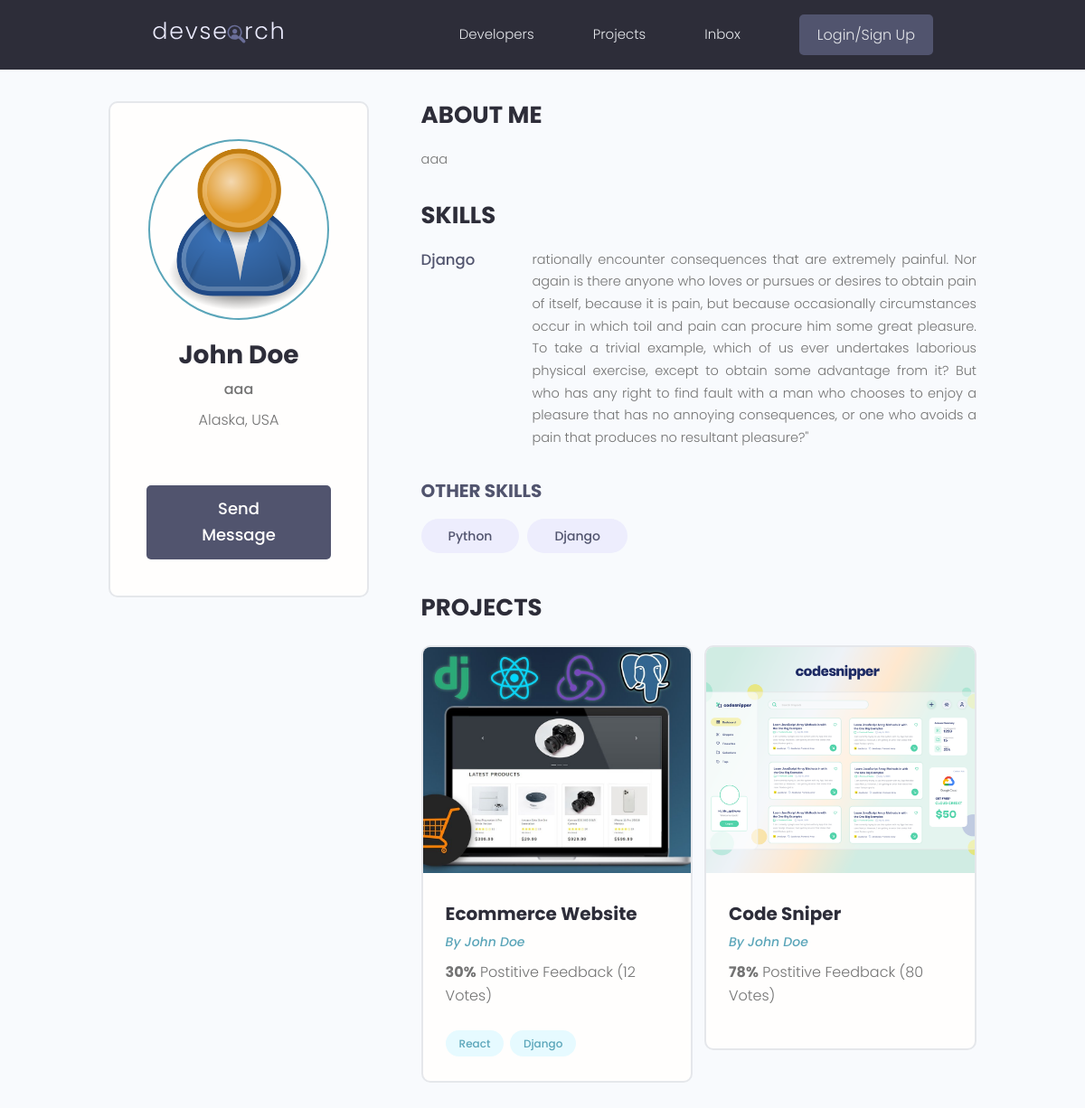
/profile/65cbd3be-ca27-4f76-81b5-de631cb344f1/, run on the app's committed database.
### users/models.py (models this page shows, shortened)
class Profile(models.Model):
    user = models.OneToOneField(
        User, on_delete=models.CASCADE, null=True, blank=True)
    name = models.CharField(max_length=200, blank=True, null=True)
    email = models.EmailField(max_length=500, blank=True, null=True)
    username = models.CharField(max_length=200, blank=True, null=True)
    location = models.CharField(max_length=200, blank=True, null=True)
    short_intro = models.CharField(max_length=200, blank=True, null=True)
    bio = models.TextField(blank=True, null=True)
    profile_image = models.ImageField(
        null=True, blank=True, upload_to='profiles/', default="profiles/user-default.png")
    social_github = models.CharField(max_length=200, blank=True, null=True)
    social_twitter = models.CharField(max_length=200, blank=True, null=True)
    social_linkedin = models.CharField(max_length=200, blank=True, null=True)
    social_youtube = models.CharField(max_length=200, blank=True, null=True)
    social_website = models.CharField(max_length=200, blank=True, null=True)
    created = models.DateTimeField(auto_now_add=True)
    id = models.UUIDField(default=uuid.uuid4, unique=True,
                          primary_key=True, editable=False)

class Skill(models.Model):
    owner = models.ForeignKey(
        Profile, on_delete=models.CASCADE, null=True, blank=True)
    name = models.CharField(max_length=200, blank=True, null=True)
    description = models.TextField(null=True, blank=True)
    created = models.DateTimeField(auto_now_add=True)
    id = models.UUIDField(default=uuid.uuid4, unique=True,
                          primary_key=True, editable=False)
    def __str__(self):
        return str(self.name)

### projects/models.py (models this page shows, shortened)
class Project(models.Model):
    owner = models.ForeignKey(
        Profile, null=True, blank=True, on_delete=models.SET_NULL)
    title = models.CharField(max_length=200)
    description = models.TextField(null=True, blank=True)
    featured_image = models.ImageField(
        null=True, blank=True, default='default.jpg')
    demo_link = models.CharField(max_length=2000, null=True, blank=True)
    source_link = models.CharField(max_length=2000, null=True, blank=True)
    tags = models.ManyToManyField('Tag', blank=True)
    vote_total = models.IntegerField(default=0, null=True, blank=True)
    vote_ratio = models.IntegerField(default=0, null=True, blank=True)
    created = models.DateTimeField(auto_now_add=True)
    id = models.UUIDField(default=uuid.uuid4, unique=True,
                          primary_key=True, editable=False)

class Tag(models.Model):
    name = models.CharField(max_length=200)
    created = models.DateTimeField(auto_now_add=True)
    id = models.UUIDField(default=uuid.uuid4, unique=True,
                          primary_key=True, editable=False)
    def __str__(self):
        return self.name

### users/views.py (the view)
# urls.py: path('profile/<str:pk>/', views.userProfile, name="user-profile"),
def userProfile(request, pk):
    profile = Profile.objects.get(id=pk)
    topSkills = profile.skill_set.exclude(description__exact="")
    otherSkills = profile.skill_set.filter(description="")
    context = {'profile': profile, 'topSkills': topSkills,
               'otherSkills': otherSkills}
    return render(request, 'users/user-profile.html', context)

### users/templates/users/user-profile.html (shortened to what this page needs)
{% extends 'main.html' %}
{% block content %}
<main class="profile my-md">
    <div class="container">
        <div class="layout">
            <div class="column column--1of3">
                <div class="card text-center">
                    <div class="card__body dev">
                        <img class="avatar avatar--xl" src="{{ profile.profile_image.url }}" />
                        <h2 class="dev__name">{{profile.name}}</h2>
                        <p class="dev__title">{{profile.short_intro}}</p>
                        <p class="dev__location">{{profile.location}}</p>
                        <a href="#" class="btn btn--sub btn--lg">Send Message </a>
                    </div>
                </div>
            </div>
            <div class="column column--2of3">
                <div class="devInfo">
                    <h3 class="devInfo__title">About Me</h3>
                    <p class="devInfo__about">{{profile.bio}}</p>
                </div>
                <div class="devInfo">
                    <h3 class="devInfo__title">Skills</h3>
                    <div class="devInfo__skills">
                        {% for skill in topSkills %}
                        <div class="devSkill">
                            <h4 class="devSkill__title">{{skill.name}}</h4>
                            <p class="devSkill__info">{{skill.description}}</p>
                        </div>
                        {% endfor %}
                        <h3 class="devInfo__subtitle">Other Skills</h3>
                        <div class="devInfo__otherSkills">
                            {% for skill in otherSkills %}
                            <span class="tag tag--pill tag--sub tag--lg">
                                <small>{{skill}}</small>
                            </span>
                            {% endfor %}
                        </div>
                    </div>
                </div>
                <div class="devInfo">
                    <h3 class="devInfo__title">Projects</h3>
                    <div class="grid grid--two">
                        {% for project in profile.project_set.all %}
                        <div class="column">
                            <div class="card project">
                                <a href="{% url 'project' project.id %}" class="project">
                                    <img class="project__thumbnail" src="{{project.featured_image.url}}"
                                        alt="project thumbnail" />
                                    <div class="card__body">
                                        <h3 class="project__title">{{project.title}}</h3>
                                        <p><a class="project__author"
                                                href="{% url 'user-profile' project.owner.id %}">By
                                                {{project.owner.name}}</a>
                                        </p>
                                        <p class="project--rating">
                                            <span style="font-weight: bold;">{{project.vote_ratio}}%</span> Postitive
                                            Feedback ({{project.vote_total}} Vote{{project.vote_total|pluralize:"s"}})
                                        </p>
                                        <div class="project__tags">
                                            {% for tag in project.tags.all %}
                                            <span class="tag tag--pill tag--main">
                                                <small>{{tag}}</small>
                                            </span>
                                            {% endfor %}
                                        </div>
                                    </div>
                                </a>
                            </div>
                        </div>
                        {% endfor %}
                    </div>
                </div>
            </div>
        </div>
    </div>
</main>
{% endblock content %}

### static/styles/app.css (style rules this page uses)
:root { --color-sub: #2d2d39; }
.btn--sub { background-color: var(--color-sub-light); }
.card { border: 2px solid var(--color-light); }
img { width: 100%; }
.profile .card > .dev { padding: 4rem; }
.dev__name { color: var(--color-sub); font-size: 2.8rem; font-weight: 700; margin-top: 1rem; margin-bottom: 0.5rem; }
.dev__title { font-size: 1.6rem; font-weight: 500; line-height: 1.3; }
.dev__location { margin-top: 1rem; }
.devInfo { margin-bottom: 3rem; }
.devInfo__title, .devInfo__subtitle { font-size: 2.6rem; color: var(--color-sub); text-transform: uppercase; font-weight: 700; margin-bottom: 1.5rem; }
.devInfo__subtitle { font-size: 2rem; color: var(--color-sub-light); }
.devInfo__about, .devSkill__info { font-size: 1.45rem; line-height: 1.7; text-align: justify; }
.devSkill { margin-bottom: 3rem; }
.devSkill__title { font-size: 1.65rem; font-weight: 500; color: var(--color-sub-light); }
@media screen and (min-width: 700px) { .devSkill { display: flex; justify-content: space-between; gap: 3rem; } }
@media screen and (min-width: 700px) { .devSkill__info { flex-basis: 80%; } }
.project__author { font-size: 1.4rem; font-style: italic; }
.project--rating { margin-bottom: 1.6em; margin-top: .5em; }
.project__thumbnail { height: 25rem; object-fit: cover; object-position: top center; }
.project__title { font-size: 2rem; font-weight: 700; color: var(--color-sub); }

### static/uikit/styles/modules/_variables.css (style rules this page uses)
:root { --color-main: #5aa5b9; --color-main-light: #e6faff; --color-sub: #3f4156; --color-sub-light: #51546e; --color-sub-lighter: #ededfd; --color-text: #737373; --color-gray: #8b8b8b; --color-light: #e5e7eb; --color-light-gray: #767676; --color-bg: #f8fafd; --color-white: #fffefd; --color-white-light: #f3f3f3; --color-success: #359e64; --color-success-bg: #def8e8; --color-error: #fc4b0b; --color-error-bg: #fff2ee; --font-base: 'Poppins', arial, helvetica, 'Segoe UI', roboto, ubuntu, sans-serif; --font-monospace: 'Fira Code', 'Courier New', courier, monospace; --font-regular: 300; --font-medium: 500; --font-bold: 700; --generic-shadow: 1px 1px 5px #00000010; --generic-transition: all 0.3s ease-in-out; }

### static/uikit/styles/modules/_base.css (style rules this page uses)
* { margin: 0; padding: 0; box-sizing: border-box; text-rendering: optimizeLegibility; color: inherit; font-size: inherit; }
html { font-size: 50%; }
@media only screen and (min-width: 480px) { html { font-size: 56.25%; } }
@media only screen and (min-width: 1200px) { html { font-size: 62.5%; } }
body { line-height: 1.6; font-weight: 400; font-size: 1.5rem; color: var(--color-text); background-color: var(--color-bg); min-height: 100vh; }

### static/uikit/styles/modules/_typography.css (style rules this page uses)
* { font-family: var(--font-base); }
h2 { font-size: 3.6rem; font-weight: var(--font-bold); }
h3 { font-size: 3.2rem; font-weight: var(--font-medium); }
h4 { font-size: 2.8rem; font-weight: var(--font-medium); }
p, span, strong { font-size: 1.6rem; color: var(--color-text); font-weight: var(--font-regular); }
a { padding-bottom: 2px; text-decoration: none; display: inline-block; color: var(--color-main); font-weight: var(--font-medium); }

### static/uikit/styles/modules/_utilities.css (style rules this page uses)
.container { width: 92%; max-width: 165rem; margin: 0 auto; box-sizing: border-box; }
@media screen and (min-width: 1000px) { .container { width: 90%; } }
@media screen and (min-width: 1200px) { .container { width: 80%; } }
.text-center { text-align: center; }
.my-md { margin: 3rem auto; }

### static/uikit/styles/modules/_avatar.css (style rules this page uses)
.avatar { border-radius: 50%; border: 2px solid var(--color-main); object-fit: cover; }
.avatar--xl { height: 20rem; width: 20rem; }

### static/uikit/styles/modules/_button.css (style rules this page uses)
.btn { display: inline-block; position: relative; cursor: pointer; background-color: var(--color-light); font-weight: var(--font-medium); color: var(--color-sub); text-decoration: none; padding: 1rem 2rem; border-radius: 0.5rem; border: none; width: -webkit-fit-content; width: -moz-fit-content; width: fit-content; height: -webkit-fit-content; height: -moz-fit-content; height: fit-content; font-size: 1.6rem; outline-width: 0; outline-color: transparent; -webkit-backface-visibility: hidden; backface-visibility: hidden; transition: all 0.3s ease-in-out; }
.btn--sub { background-color: var(--color-sub); color: var(--color-white); }
.btn--lg { font-size: 1.8rem; padding: 1.2rem 4.5rem; }

### static/uikit/styles/modules/_card.css (style rules this page uses)
.card { border-radius: 1rem; background-color: var(--color-white); border: 1.5px solid var(--color-light); width: auto; height: auto; margin-top: 0.5rem; margin-bottom: 0.5rem; overflow: hidden; }
.card__body, .card__header { padding: 2rem 2.5rem; }

### data on the page
Profile: profile_image (placeholder picture), name "John Doe", short_intro "aaa", location "Alaska, USA", bio "aaa"
Skill: name "Django", description "rationally encounter consequences that are extremely painful. Nor again is there anyone who loves or pursues or desires to obtain pain of itself, because it is pain, but because occasionally circumstances occur in which toil and pain can procure him some great pleasure. To take a trivial example, which of us ever undertakes laborious physical exercise, except to obtain some advantage from it? But who has any right to find fault with a man who chooses to enjoy a pleasure that has no annoying consequences, or one who avoids a pain that produces no resultant pleasure?\""
Skill: name "Python"
Skill: name "Django"
Project: featured_image (picture), title "Ecommerce Website", owner.name "John Doe", vote_ratio "30", vote_total "12"
Tag: name "React"
Tag: name "Django"
Project: featured_image (picture), title "Code Sniper", owner.name "John Doe", vote_ratio "78", vote_total "80"
